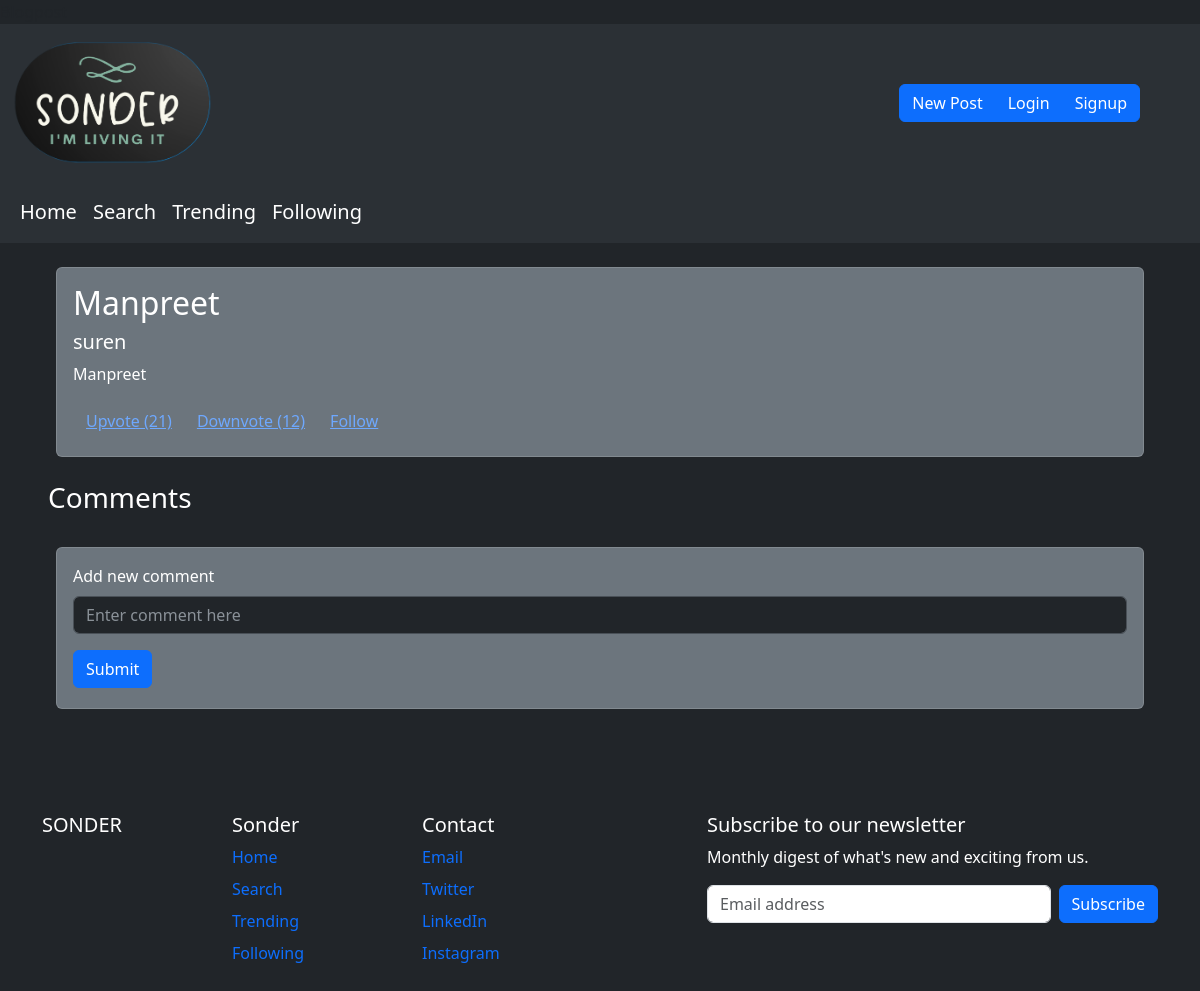
Page /3 on the committed database.
### tables this page shows
CREATE TABLE posts (
    id INTEGER PRIMARY KEY AUTOINCREMENT,
    created TIMESTAMP NOT NULL DEFAULT CURRENT_TIMESTAMP,
    title TEXT NOT NULL,
    content TEXT NOT NULL,
    author TEXT NOT NULL
);

### app.py (the view)
@app.route('/<string:username>')
def byauthor(username):
    conn = get_db_connection()
    blogs = conn.execute('SELECT * FROM posts WHERE author = ?', (username,)).fetchall()
    return render_template('byauthor.html', username=username, blogs=blogs)

### app.py (called while the page is built, shortened)
def get_db_connection():
    conn = sqlite3.connect('database.db')
    conn.row_factory = sqlite3.Row
    return conn

def getPost(postId):
    conn = get_db_connection()
    post = conn.execute('SELECT * FROM posts WHERE id = ?', (postId,)).fetchone()
    conn.close()
    if post is None:
        abort(404)
    return post

def getComments(postId):
    conn = get_db_connection()
    comments = conn.execute('SELECT * FROM comments WHERE post_id = ?', (postId,)).fetchall()
    conn.close()
    if comments is None:
        return {}
    return comments

@app.route('/<int:postId>', methods=('GET', 'POST'))
def viewPost(postId):
    post = getPost(postId)
    comments = getComments(postId)
    return render_template('blogpost.html', posts=post, comments=comments)

### templates/blogpost.html (shortened to what this page needs)
{% extends 'base.html' %}
{% block body %}
      <div class="d-grid gap-3">
        <div class="p-2 bg-dark text-white mx-5 mt-3" data-bs-theme="dark">
            <div class="card bg-secondary text-white" data-bs-theme = "dark">
                <div class="card-body">
                  <h2 class="card-title">{{posts.title}}</h2>
                  <h5> {{posts.author}} </h5>
                  <p class="card-text">{{posts.content}}</p>
                  <div class="btn-group" role="group" aria-label="Basic outlined example">
                    <button type="button" class="btn btn-link">Upvote (21)</button>
                    <button type="button" class="btn btn-link">Downvote (12)</button>
                    <button type="button" class="btn btn-link">Follow</button>
                  </div>
                </div>
              </div>
        </div>
        <div><h3 class = "text-white mx-5">Comments</h3></div>
        <div class="p-2 bg-dark text-white mx-5" data-bs-theme="dark">
          <div class="card bg-secondary text-white" data-bs-theme = "dark">
          <div class="card-body">
        {%if session['username']%}
        <form method="post">
        <div class="mb-3">
          <label for="exampleInputComment1" class="form-label text-white">Add new comment</label>
          <input type="text" class="form-control" id="exampleInputComment1" placeholder="Enter comment here" name="content"></input>
        </div>
        <button type="submit" class="btn btn-primary mb-1">Submit</button>
        </form>
        {%else%}
        <div class="mb-3">
          <label for="exampleInputComment1" class="form-label text-white">Add new comment</label>
          <input type="text" class="form-control" id="exampleInputComment1" placeholder="Enter comment here" name="content"></input>
        </div>
        <button onclick="location.href='/login'" type="submit" class="btn btn-primary mb-1">Submit</button>
        {%endif%}
    </div>
  </div>
</div>
      </div>
{% endblock %}

### rows in the picture
posts: title "Manpreet", author "suren", content "Manpreet"
